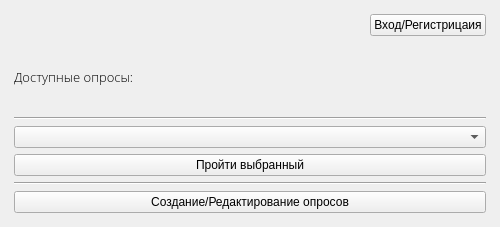
<?xml version="1.0" encoding="UTF-8"?>
<ui version="4.0">
 <class>MainWindow</class>
 <widget class="QMainWindow" name="MainWindow">
  <property name="geometry">
   <rect>
    <x>0</x>
    <y>0</y>
    <width>500</width>
    <height>227</height>
   </rect>
  </property>
  <property name="minimumSize">
   <size>
    <width>0</width>
    <height>0</height>
   </size>
  </property>
  <property name="maximumSize">
   <size>
    <width>16777215</width>
    <height>16777215</height>
   </size>
  </property>
  <property name="contextMenuPolicy">
   <enum>Qt::DefaultContextMenu</enum>
  </property>
  <property name="windowTitle">
   <string>Средство прохождения опросов</string>
  </property>
  <property name="windowIcon">
   <iconset>
    <normaloff>ЛогоПроект.png</normaloff>ЛогоПроект.png</iconset>
  </property>
  <property name="dockOptions">
   <set>QMainWindow::AllowTabbedDocks|QMainWindow::AnimatedDocks</set>
  </property>
  <widget class="QWidget" name="centralwidget">
   <layout class="QGridLayout" name="gridLayout">
    <item row="0" column="1">
     <layout class="QVBoxLayout" name="verticalLayout">
      <item>
       <spacer name="verticalSpacer">
        <property name="orientation">
         <enum>Qt::Vertical</enum>
        </property>
        <property name="sizeType">
         <enum>QSizePolicy::Fixed</enum>
        </property>
        <property name="sizeHint" stdset="0">
         <size>
          <width>5</width>
          <height>5</height>
         </size>
        </property>
       </spacer>
      </item>
      <item>
       <layout class="QHBoxLayout" name="horizontalLayout">
        <item>
         <spacer name="horizontalSpacer_3">
          <property name="orientation">
           <enum>Qt::Horizontal</enum>
          </property>
          <property name="sizeHint" stdset="0">
           <size>
            <width>40</width>
            <height>20</height>
           </size>
          </property>
         </spacer>
        </item>
        <item>
         <widget class="QLabel" name="label_name">
          <property name="text">
           <string/>
          </property>
         </widget>
        </item>
        <item>
         <widget class="QPushButton" name="pushButton_start_login">
          <property name="text">
           <string>Вход/Регистрицаия</string>
          </property>
         </widget>
        </item>
       </layout>
      </item>
      <item>
       <widget class="QLabel" name="label1">
        <property name="font">
         <font>
          <family>Open Sans Light</family>
          <pointsize>10</pointsize>
         </font>
        </property>
        <property name="text">
         <string>Доступные опросы:</string>
        </property>
       </widget>
      </item>
      <item>
       <widget class="Line" name="line">
        <property name="orientation">
         <enum>Qt::Horizontal</enum>
        </property>
       </widget>
      </item>
      <item>
       <widget class="QComboBox" name="comboBox"/>
      </item>
      <item>
       <widget class="QPushButton" name="pushButton_start">
        <property name="text">
         <string>Пройти выбранный</string>
        </property>
       </widget>
      </item>
      <item>
       <widget class="Line" name="line_3">
        <property name="orientation">
         <enum>Qt::Horizontal</enum>
        </property>
       </widget>
      </item>
      <item>
       <widget class="QPushButton" name="pushButton_new">
        <property name="text">
         <string>Создание/Редактирование опросов</string>
        </property>
       </widget>
      </item>
      <item>
       <spacer name="verticalSpacer_2">
        <property name="orientation">
         <enum>Qt::Vertical</enum>
        </property>
        <property name="sizeType">
         <enum>QSizePolicy::Fixed</enum>
        </property>
        <property name="sizeHint" stdset="0">
         <size>
          <width>5</width>
          <height>5</height>
         </size>
        </property>
       </spacer>
      </item>
     </layout>
    </item>
    <item row="0" column="0">
     <spacer name="horizontalSpacer">
      <property name="orientation">
       <enum>Qt::Horizontal</enum>
      </property>
      <property name="sizeType">
       <enum>QSizePolicy::Fixed</enum>
      </property>
      <property name="sizeHint" stdset="0">
       <size>
        <width>5</width>
        <height>5</height>
       </size>
      </property>
     </spacer>
    </item>
    <item row="0" column="2">
     <spacer name="horizontalSpacer_2">
      <property name="orientation">
       <enum>Qt::Horizontal</enum>
      </property>
      <property name="sizeType">
       <enum>QSizePolicy::Fixed</enum>
      </property>
      <property name="sizeHint" stdset="0">
       <size>
        <width>5</width>
        <height>5</height>
       </size>
      </property>
     </spacer>
    </item>
   </layout>
  </widget>
 </widget>
 <resources/>
 <connections/>
</ui>
